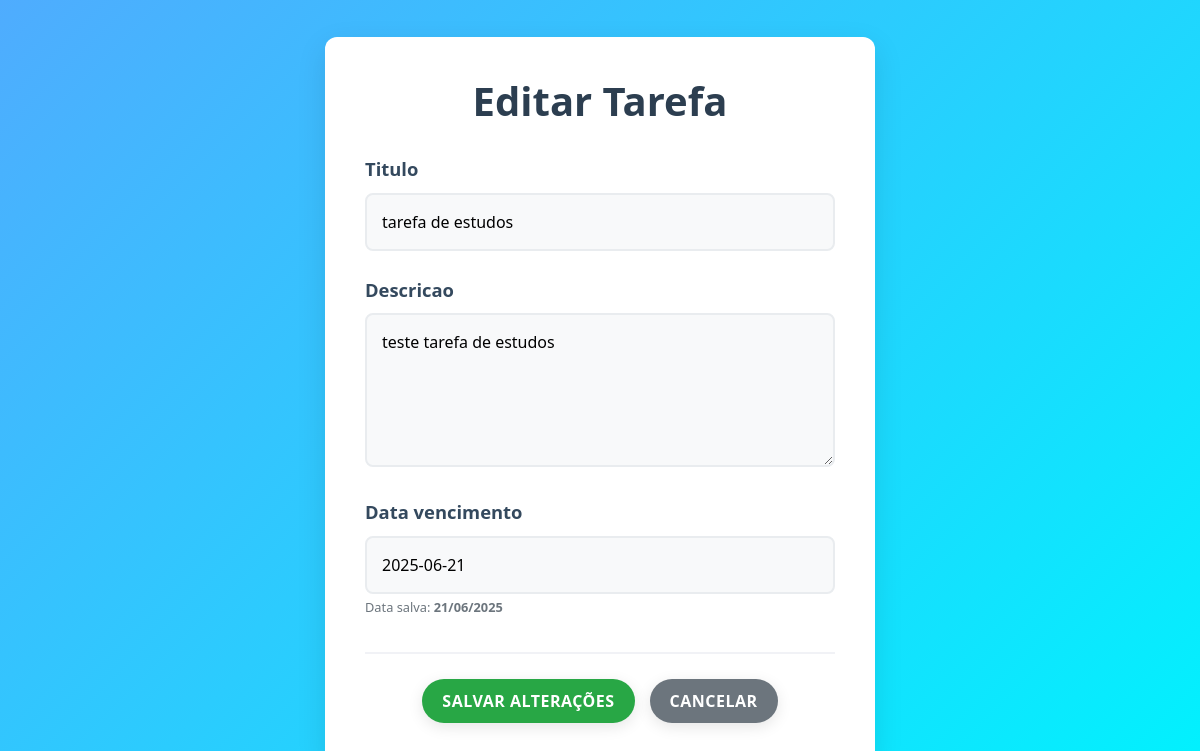
Page /atualizartarefa/8 on the earlier database version.
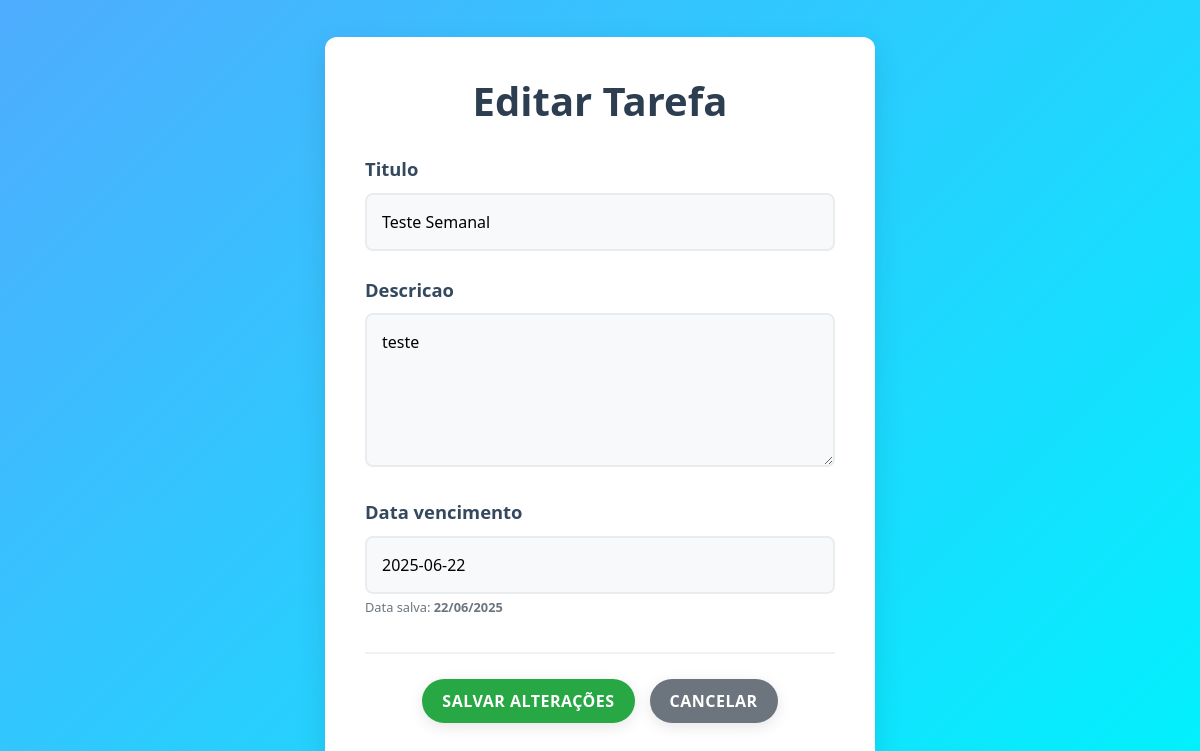
Same page on the later database version.
### tasks/models.py (models this page shows, shortened)
class Task(models.Model):
    titulo = models.CharField(max_length=255)
    descricao = models.TextField()
    categoria = models.CharField(max_length=15, choices=LISTA_CATEGORIAS)
    completo = models.BooleanField(default=False)
    criado_em = models.DateTimeField(auto_now_add=True)
    data_vencimento = models.DateField(default=timezone.now)
    data_conclusao = models.DateField(null=True, blank=True)
    user = models.ForeignKey(User, on_delete=models.CASCADE)

### tasks/views.py (the view, shortened to what this page needs)
# urls.py: path('atualizartarefa/<int:pk>', AtualizarTarefa.as_view(), name='atualizartarefa'),
class AtualizarTarefa(UpdateView):
    template_name = "atualizartarefa.html"
    form_class = EditarTarefaForm
    model = Task

### tasks/forms.py
class EditarTarefaForm(forms.ModelForm):
    class Meta:
        model = Task
        fields = ['titulo', 'descricao', 'data_vencimento', 'categoria']
        widgets = {
            'titulo': forms.TextInput(attrs={'class': 'form-input'}),
            'descricao': forms.Textarea(attrs={'class': 'form-input form-textarea', 'rows': 5}),
            'data_vencimento': forms.TextInput(attrs={'placeholder': 'dd/mm/aaaa', 'class': 'form-input'}),
            'categoria': forms.HiddenInput(),
        }

### tasks/novos_context.py (called while the page is built)
def lista_tarefas_do_dia(request):
    today = timezone.now()
    lista_tarefas = Task.objects.all().filter(
        completo=False,
        data_vencimento=today
    )
    total_tarefas = lista_tarefas.count()
    return {"lista_tarefas_do_dia_geral": lista_tarefas, "total_tarefas_do_dia_geral": total_tarefas}

def lista_tarefas_afazer(request):
    now = timezone.now()
    lista_tarefas = Task.objects.all().filter(
        completo=False,
        data_vencimento__gte=now
    )
    total_tarefas = lista_tarefas.count()
    return {"lista_tarefas_afazer_geral": lista_tarefas, "total_tarefas_afazer_geral": total_tarefas}

### tasks/migrations/templates/atualizartarefa.html (shortened to what this page needs)
<!DOCTYPE html>
<html lang="pt-br">
<head>
    <link href="https://stackpath.bootstrapcdn.com/bootstrap/4.5.2/css/bootstrap.min.css" rel="stylesheet">
</head>
<body>
    <form method="post" id="post-form">
        <h1>Editar Tarefa</h1>
        <p>
            <label for="{{ form.titulo.id_for_label }}">{{ form.titulo.label }}</label>
            {{ form.titulo }}
        </p>
        <p>
            <label for="{{ form.descricao.id_for_label }}">{{ form.descricao.label }}</label>
            {{ form.descricao }}
        </p>
        <p>
            <label for="{{ form.data_vencimento.id_for_label }}">{{ form.data_vencimento.label }}</label>
            {{ form.data_vencimento }}
            {% if object.data_vencimento %}
            <small class="form-text text-muted">
                Data salva: <strong>{{ object.data_vencimento|date:"d/m/Y" }}</strong>
            </small>
            {% endif %}
        </p>
        <div class="button-group">
            <button type="submit" class="btn-action btn-save">Salvar Alterações</button>
            <a href="{% url 'task:visualizartarefa' pk=object.id %}" class="btn-action btn-cancel">Cancelar</a>
        </div>
    </form>
</body>
</html>

Differences in the rows shown:
changed Task: titulo "tarefa de estudos" → "Teste Semanal"; descricao "teste tarefa de estudos" → "teste"; data_vencimento "2025-06-21" → "2025-06-22"; data_vencimento "21/06/2025" → "22/06/2025"
